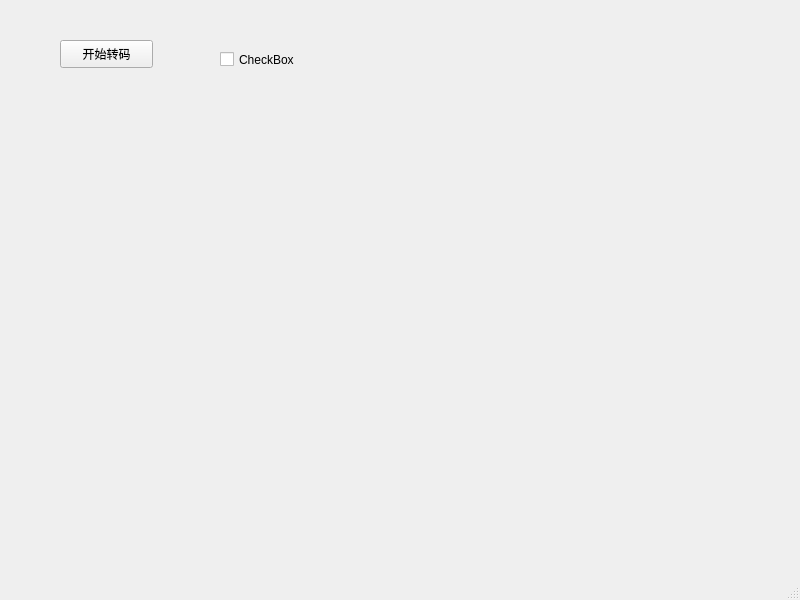
<?xml version="1.0" encoding="UTF-8"?>
<ui version="4.0">
 <class>MainWindow</class>
 <widget class="QMainWindow" name="MainWindow">
  <property name="geometry">
   <rect>
    <x>0</x>
    <y>0</y>
    <width>800</width>
    <height>600</height>
   </rect>
  </property>
  <property name="windowTitle">
   <string>MainWindow</string>
  </property>
  <widget class="QWidget" name="centralwidget">
   <widget class="QPushButton" name="audioButton">
    <property name="geometry">
     <rect>
      <x>60</x>
      <y>40</y>
      <width>93</width>
      <height>28</height>
     </rect>
    </property>
    <property name="text">
     <string>开始转码</string>
    </property>
   </widget>
   <widget class="QCheckBox" name="checkBox">
    <property name="geometry">
     <rect>
      <x>220</x>
      <y>50</y>
      <width>91</width>
      <height>19</height>
     </rect>
    </property>
    <property name="text">
     <string>CheckBox</string>
    </property>
   </widget>
  </widget>
  <widget class="QMenuBar" name="menubar">
   <property name="geometry">
    <rect>
     <x>0</x>
     <y>0</y>
     <width>800</width>
     <height>37</height>
    </rect>
   </property>
  </widget>
  <widget class="QStatusBar" name="statusbar"/>
 </widget>
 <resources/>
 <connections/>
</ui>
